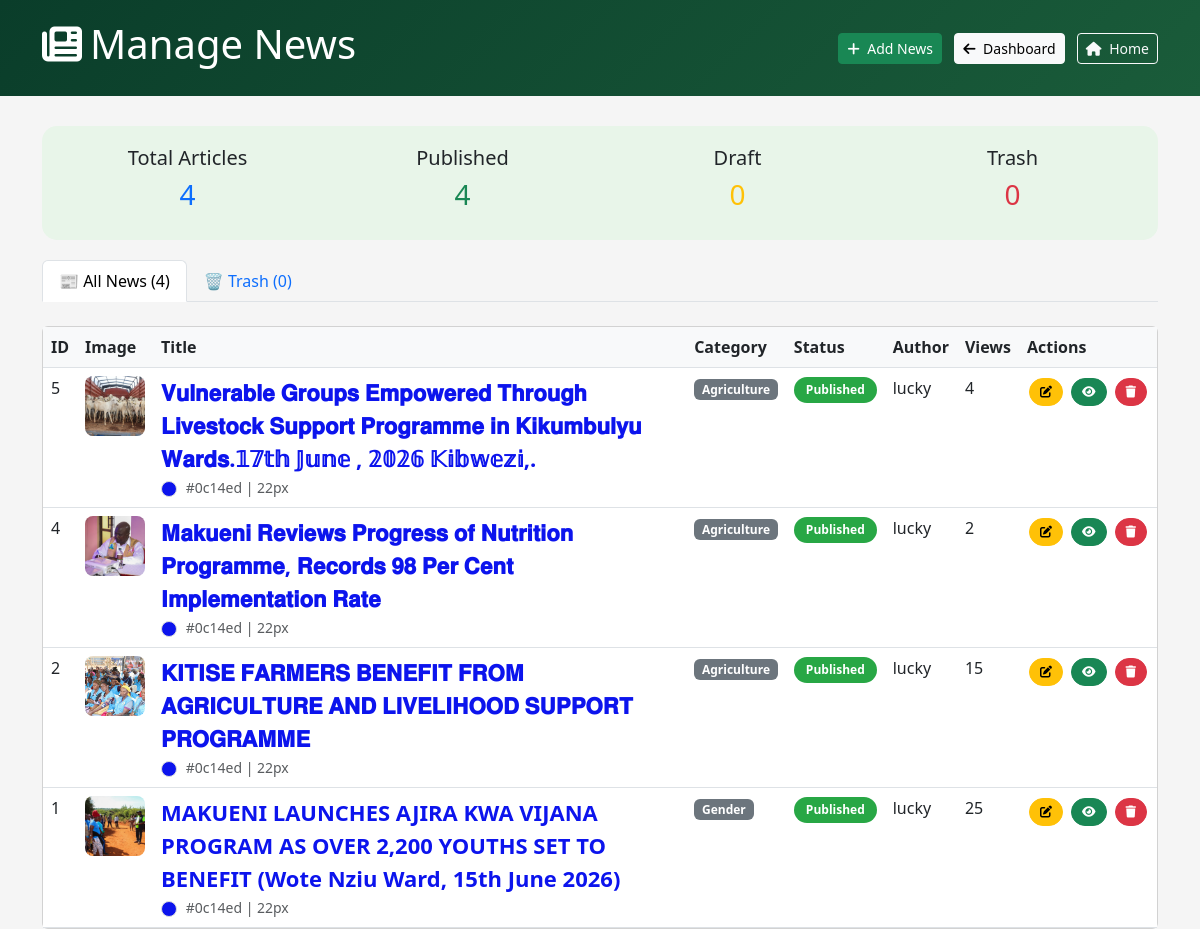
Page /admin/news/manage_new.php (signed in) on the committed database.
### tables this page shows
CREATE TABLE `news` (
  `id` int(11) NOT NULL,
  `title` varchar(255) NOT NULL,
  `title_color` varchar(20) DEFAULT '#1a5c3a' COMMENT 'Custom title color for user side',
  `title_font_size` varchar(10) DEFAULT '28px' COMMENT 'Custom font size for user side',
  `slug` varchar(255) NOT NULL,
  `content` text NOT NULL,
  `summary` varchar(500) DEFAULT NULL,
  `featured_image` varchar(255) DEFAULT NULL COMMENT 'Main featured image',
  `image_height` varchar(20) DEFAULT '400px' COMMENT 'Uniform image height for display',
  `featured_image_height` varchar(20) DEFAULT '400px',
  `gallery_image_height` varchar(20) DEFAULT '250px',
  `category` varchar(50) DEFAULT 'general',
  `status` varchar(20) DEFAULT 'draft',
  `views` int(11) DEFAULT 0,
  `created_by` int(11) DEFAULT NULL,
  `created_at` timestamp NOT NULL DEFAULT current_timestamp(),
  `updated_at` timestamp NULL DEFAULT NULL,
  `published_at` timestamp NULL DEFAULT NULL,
  `deleted_at` timestamp NULL DEFAULT NULL
);

CREATE TABLE `users` (
  `id` int(11) NOT NULL,
  `username` varchar(50) NOT NULL,
  `email` varchar(100) NOT NULL,
  `password` varchar(255) NOT NULL,
  `full_name` varchar(100) NOT NULL,
  `phone` varchar(20) DEFAULT NULL,
  `avatar` varchar(255) DEFAULT NULL,
  `role` enum('admin','user') DEFAULT 'user',
  `is_active` tinyint(1) DEFAULT 1,
  `created_at` timestamp NOT NULL DEFAULT current_timestamp(),
  `updated_at` timestamp NOT NULL DEFAULT current_timestamp() ON UPDATE current_timestamp(),
  `reset_token` varchar(255) DEFAULT NULL,
  `reset_token_expiry` datetime DEFAULT NULL,
  `last_password_change` datetime DEFAULT NULL
);

### admin/news/manage_new.php (the view, shortened to what this page needs)
<?php
require_once '../../config/database.php';
$all_news = [];
try {
    $stmt = $pdo->query("
        SELECT n.*, u.username as author
        FROM news n
        LEFT JOIN users u ON n.created_by = u.id
        WHERE n.deleted_at IS NULL
        ORDER BY n.created_at DESC
    ");
    $all_news = $stmt->fetchAll();
} catch(PDOException $e) {
    $all_news = [];
}
$trashed_news = [];
try {
    $stmt = $pdo->query("SELECT * FROM news WHERE deleted_at IS NOT NULL ORDER BY deleted_at DESC");
    $trashed_news = $stmt->fetchAll();
} catch(PDOException $e) {
    $trashed_news = [];
}
$total_news = count($all_news);
$published_news = 0;
$draft_news = 0;
foreach($all_news as $news) {
    if($news['status'] == 'published') $published_news++;
}
?>
<!DOCTYPE html>
<html lang="en">
<head>
    <link href="https://cdn.jsdelivr.net/npm/bootstrap@5.3.0/dist/css/bootstrap.min.css" rel="stylesheet">
    <link rel="stylesheet" href="https://cdnjs.cloudflare.com/ajax/libs/font-awesome/6.4.0/css/all.min.css">
</head>
<body>
    <div class="admin-header">
        <div class="container">
            <div class="d-flex justify-content-between align-items-center">
                <h1><i class="fas fa-newspaper me-2"></i>Manage News</h1>
                <div>
                    <a href="add_news.php" class="btn btn-success btn-sm me-2">
                        <i class="fas fa-plus me-1"></i> Add News
                    </a>
                    <a href="../dashboard.php" class="btn btn-light btn-sm me-2">
                        <i class="fas fa-arrow-left me-1"></i> Dashboard
                    </a>
                    <a href="../../index.php" class="btn btn-outline-light btn-sm">
                        <i class="fas fa-home me-1"></i> Home
                    </a>
                </div>
            </div>
        </div>
    </div>
    <div class="container">
        <div class="summary-stats">
            <div class="row text-center">
                <div class="col-md-3"><h5>Total Articles</h5><h3 class="text-primary"><?php echo $total_news; ?></h3></div>
                <div class="col-md-3"><h5>Published</h5><h3 class="text-success"><?php echo $published_news; ?></h3></div>
                <div class="col-md-3"><h5>Draft</h5><h3 class="text-warning"><?php echo $draft_news; ?></h3></div>
                <div class="col-md-3"><h5>Trash</h5><h3 class="text-danger"><?php echo count($trashed_news); ?></h3></div>
            </div>
        </div>
        <ul class="nav nav-tabs mb-4">
            <li class="nav-item"><button class="nav-link active" data-bs-toggle="tab" data-bs-target="#newsList">📰 All News (<?php echo $total_news; ?>)</button></li>
            <li class="nav-item"><button class="nav-link" data-bs-toggle="tab" data-bs-target="#trashedNews">🗑️ Trash (<?php echo count($trashed_news); ?>)</button></li>
        </ul>
        <div class="tab-content">
            <div class="tab-pane fade show active" id="newsList">
                <div class="card">
                    <div class="card-body p-0">
                        <div class="table-responsive">
                            <table class="table table-hover mb-0">
                                <thead>
                                    <tr>
                                        <th>ID</th>
                                        <th>Image</th>
                                        <th>Title</th>
                                        <th>Category</th>
                                        <th>Status</th>
                                        <th>Author</th>
                                        <th>Views</th>
                                        <th>Actions</th>
                                    </tr>
                                </thead>
                                <tbody>
                                    <?php foreach($all_news as $news): ?>
                                    <tr>
                                        <td><?php echo $news['id']; ?></td>
                                        <td>
                                            <?php if($news['featured_image']): ?>
                                                <img src="../../<?php echo htmlspecialchars($news['featured_image']); ?>" class="news-img" alt="Image">
                                            <?php else: ?>
                                                <div class="news-img d-flex align-items-center justify-content-center bg-light">
                                                    <i class="fas fa-image text-muted"></i>
                                                </div>
                                            <?php endif; ?>
                                        </td>
                                        <td>
                                            <strong style="color: <?php echo htmlspecialchars($news['title_color'] ?? '#1a5c3a'); ?>; font-size: <?php echo htmlspecialchars($news['title_font_size'] ?? '16px'); ?>;">
                                                <?php echo htmlspecialchars($news['title']); ?>
                                            </strong>
                                            <br>
                                            <small class="text-muted">
                                                <span class="color-dot" style="background-color: <?php echo htmlspecialchars($news['title_color'] ?? '#1a5c3a'); ?>;"></span>
                                                <?php echo htmlspecialchars($news['title_color'] ?? '#1a5c3a'); ?> |
                                                <?php echo htmlspecialchars($news['title_font_size'] ?? '28px'); ?>
                                            </small>
                                        </td>
                                        <td><span class="badge bg-secondary"><?php echo ucfirst(str_replace('_', ' ', $news['category'] ?? 'General')); ?></span></td>
                                        <td>
                                            <span class="status-badge status-<?php echo $news['status']; ?>">
                                                <?php echo ucfirst($news['status']); ?>
                                            </span>
                                        </td>
                                        <td><?php echo htmlspecialchars($news['author'] ?? 'Unknown'); ?></td>
                                        <td><?php echo $news['views']; ?></td>
                                        <td>
                                            <div class="d-flex gap-1">
                                                <a href="edit_news.php?id=<?php echo $news['id']; ?>" class="btn btn-sm btn-warning btn-action">
                                                    <i class="fas fa-edit"></i>
                                                </a>
                                                <a href="../../news_detail.php?id=<?php echo $news['id']; ?>" target="_blank" class="btn btn-sm btn-success btn-action">
                                                    <i class="fas fa-eye"></i>
                                                </a>
                                                <a href="?action=delete_news&id=<?php echo $news['id']; ?>" class="btn btn-sm btn-danger btn-action" onclick="return confirm('Move to trash?')">
                                                    <i class="fas fa-trash"></i>
                                                </a>
                                            </div>
                                        </td>
                                    </tr>
                                    <?php endforeach; ?>
                                </tbody>
                            </table>
                        </div>
                    </div>
                </div>
            </div>
        </div>
    </div>
</body>
</html>

### admin/news/manage_new.php (style rules this page uses)
body { background: #f5f5f5; font-family: 'Segoe UI', Tahoma, Geneva, Verdana, sans-serif; }
.admin-header { background: linear-gradient(135deg, #0a3d2a, #1a5c3a); color: white; padding: 20px 0; margin-bottom: 30px; }
.table th { background: #f8f9fa; }
.news-img { width: 60px; height: 60px; object-fit: cover; border-radius: 8px; }
.status-badge { padding: 4px 12px; border-radius: 20px; font-size: 12px; font-weight: 600; display: inline-block; }
.status-published { background: #28a745; color: white; }
.btn-action { padding: 4px 10px; font-size: 12px; border-radius: 15px; margin: 2px; }
.summary-stats { background: #e8f5e9; padding: 20px; border-radius: 15px; margin-bottom: 20px; }
.color-dot { display: inline-block; width: 16px; height: 16px; border-radius: 50%; border: 1px solid #ddd; vertical-align: middle; margin-right: 5px; }

### rows in the picture
news: id "5", featured_image (picture), title "𝐕𝐮𝐥𝐧𝐞𝐫𝐚𝐛𝐥𝐞 𝐆𝐫𝐨𝐮𝐩𝐬 𝐄𝐦𝐩𝐨𝐰𝐞𝐫𝐞𝐝 𝐓𝐡𝐫𝐨𝐮𝐠𝐡 𝐋𝐢𝐯𝐞𝐬𝐭𝐨𝐜𝐤 𝐒𝐮𝐩𝐩𝐨𝐫𝐭 𝐏𝐫𝐨𝐠𝐫𝐚𝐦𝐦𝐞 𝐢𝐧 𝐊𝐢𝐤𝐮𝐦𝐛𝐮𝐥𝐲𝐮 𝐖𝐚𝐫𝐝𝐬.𝟙𝟟𝕥𝕙 𝕁𝕦𝕟𝕖 , 𝟚𝟘𝟚𝟞 𝕂𝕚𝕓𝕨𝕖𝕫𝕚,.", title_color "#0c14ed", title_font_size "22px", category "Agriculture", status "Published", users.username "lucky", views "4"
news: id "4", featured_image (picture), title "𝐌𝐚𝐤𝐮𝐞𝐧𝐢 𝐑𝐞𝐯𝐢𝐞𝐰𝐬 𝐏𝐫𝐨𝐠𝐫𝐞𝐬𝐬 𝐨𝐟 𝐍𝐮𝐭𝐫𝐢𝐭𝐢𝐨𝐧 𝐏𝐫𝐨𝐠𝐫𝐚𝐦𝐦𝐞, 𝐑𝐞𝐜𝐨𝐫𝐝𝐬 𝟗𝟖 𝐏𝐞𝐫 𝐂𝐞𝐧𝐭 𝐈𝐦𝐩𝐥𝐞𝐦𝐞𝐧𝐭𝐚𝐭𝐢𝐨𝐧 𝐑𝐚𝐭𝐞", title_color "#0c14ed", title_font_size "22px", category "Agriculture", status "Published", users.username "lucky", views "2"
news: id "2", featured_image (picture), title "𝐊𝐈𝐓𝐈𝐒𝐄 𝐅𝐀𝐑𝐌𝐄𝐑𝐒 𝐁𝐄𝐍𝐄𝐅𝐈𝐓 𝐅𝐑𝐎𝐌 𝐀𝐆𝐑𝐈𝐂𝐔𝐋𝐓𝐔𝐑𝐄 𝐀𝐍𝐃 𝐋𝐈𝐕𝐄𝐋𝐈𝐇𝐎𝐎𝐃 𝐒𝐔𝐏𝐏𝐎𝐑𝐓 𝐏𝐑𝐎𝐆𝐑𝐀𝐌𝐌𝐄", title_color "#0c14ed", title_font_size "22px", category "Agriculture", status "Published", users.username "lucky", views "15"
news: id "1", featured_image (picture), title "MAKUENI LAUNCHES AJIRA KWA VIJANA PROGRAM AS OVER 2,200 YOUTHS SET TO BENEFIT (Wote Nziu Ward, 15th June 2026)", title_color "#0c14ed", title_font_size "22px", category "Gender", status "Published", users.username "lucky", views "25"

### other values in the picture
$total_news "4"
$published_news "4"
$draft_news "0"
count($trashed_news) "0"
